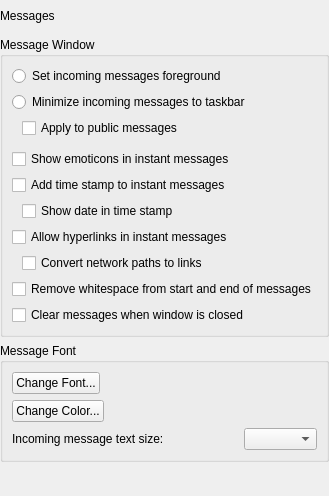
       <widget class="QWidget" name="pageMessages">
        <layout class="QVBoxLayout" name="verticalLayout_14">
         <property name="leftMargin">
          <number>0</number>
         </property>
         <property name="topMargin">
          <number>0</number>
         </property>
         <property name="rightMargin">
          <number>0</number>
         </property>
         <property name="bottomMargin">
          <number>0</number>
         </property>
         <item>
          <widget class="QLabel" name="lblMessagesPage">
           <property name="sizePolicy">
            <sizepolicy hsizetype="Preferred" vsizetype="Fixed">
             <horstretch>0</horstretch>
             <verstretch>0</verstretch>
            </sizepolicy>
           </property>
           <property name="minimumSize">
            <size>
             <width>0</width>
             <height>31</height>
            </size>
           </property>
           <property name="frameShape">
            <enum>QFrame::NoFrame</enum>
           </property>
           <property name="text">
            <string>Messages</string>
           </property>
          </widget>
         </item>
         <item>
          <widget class="QGroupBox" name="grpMsgWindow">
           <property name="title">
            <string>Message Window</string>
           </property>
           <layout class="QVBoxLayout" name="verticalLayout_12">
            <item>
             <widget class="QRadioButton" name="rdbMessageTop">
              <property name="text">
               <string>Set incoming messages foreground</string>
              </property>
             </widget>
            </item>
            <item>
             <widget class="QRadioButton" name="rdbMessageBottom">
              <property name="text">
               <string>Minimize incoming messages to taskbar</string>
              </property>
             </widget>
            </item>
            <item>
             <layout class="QHBoxLayout" name="horizontalLayout_32">
              <item>
               <spacer name="horizontalSpacer_30">
                <property name="orientation">
                 <enum>Qt::Horizontal</enum>
                </property>
                <property name="sizeType">
                 <enum>QSizePolicy::Fixed</enum>
                </property>
                <property name="sizeHint" stdset="0">
                 <size>
                  <width>10</width>
                  <height>20</height>
                 </size>
                </property>
               </spacer>
              </item>
              <item>
               <widget class="QCheckBox" name="chkPublicMessagePop">
                <property name="text">
                 <string>Apply to public messages</string>
                </property>
               </widget>
              </item>
             </layout>
            </item>
            <item>
             <spacer name="verticalSpacer_3">
              <property name="orientation">
               <enum>Qt::Vertical</enum>
              </property>
              <property name="sizeType">
               <enum>QSizePolicy::Fixed</enum>
              </property>
              <property name="sizeHint" stdset="0">
               <size>
                <width>20</width>
                <height>5</height>
               </size>
              </property>
             </spacer>
            </item>
            <item>
             <widget class="QCheckBox" name="chkEmoticon">
              <property name="text">
               <string>Show emoticons in instant messages</string>
              </property>
             </widget>
            </item>
            <item>
             <widget class="QCheckBox" name="chkMessageTime">
              <property name="text">
               <string>Add time stamp to instant messages</string>
              </property>
             </widget>
            </item>
            <item>
             <layout class="QHBoxLayout" name="horizontalLayout_7">
              <item>
               <spacer name="horizontalSpacer_5">
                <property name="orientation">
                 <enum>Qt::Horizontal</enum>
                </property>
                <property name="sizeType">
                 <enum>QSizePolicy::Fixed</enum>
                </property>
                <property name="sizeHint" stdset="0">
                 <size>
                  <width>10</width>
                  <height>20</height>
                 </size>
                </property>
               </spacer>
              </item>
              <item>
               <widget class="QCheckBox" name="chkMessageDate">
                <property name="text">
                 <string>Show date in time stamp</string>
                </property>
               </widget>
              </item>
             </layout>
            </item>
            <item>
             <widget class="QCheckBox" name="chkAllowLinks">
              <property name="text">
               <string>Allow hyperlinks in instant messages</string>
              </property>
             </widget>
            </item>
            <item>
             <layout class="QHBoxLayout" name="horizontalLayout_28">
              <item>
               <spacer name="horizontalSpacer_26">
                <property name="orientation">
                 <enum>Qt::Horizontal</enum>
                </property>
                <property name="sizeType">
                 <enum>QSizePolicy::Fixed</enum>
                </property>
                <property name="sizeHint" stdset="0">
                 <size>
                  <width>10</width>
                  <height>20</height>
                 </size>
                </property>
               </spacer>
              </item>
              <item>
               <widget class="QCheckBox" name="chkPathToLink">
                <property name="text">
                 <string>Convert network paths to links</string>
                </property>
               </widget>
              </item>
             </layout>
            </item>
            <item>
             <widget class="QCheckBox" name="chkTrimMessage">
              <property name="text">
               <string>Remove whitespace from start and end of messages</string>
              </property>
             </widget>
            </item>
            <item>
             <widget class="QCheckBox" name="chkClearOnClose">
              <property name="text">
               <string>Clear messages when window is closed</string>
              </property>
             </widget>
            </item>
           </layout>
          </widget>
         </item>
         <item>
          <widget class="QGroupBox" name="grpMsgFont">
           <property name="title">
            <string>Message Font</string>
           </property>
           <layout class="QVBoxLayout" name="verticalLayout_13">
            <item>
             <layout class="QHBoxLayout" name="horizontalLayout_8">
              <item>
               <widget class="QPushButton" name="btnFont">
                <property name="text">
                 <string>Change Font...</string>
                </property>
               </widget>
              </item>
              <item>
               <spacer name="horizontalSpacer_6">
                <property name="orientation">
                 <enum>Qt::Horizontal</enum>
                </property>
                <property name="sizeHint" stdset="0">
                 <size>
                  <width>40</width>
                  <height>20</height>
                 </size>
                </property>
               </spacer>
              </item>
             </layout>
            </item>
            <item>
             <layout class="QHBoxLayout" name="horizontalLayout_9">
              <item>
               <widget class="QPushButton" name="btnColor">
                <property name="text">
                 <string>Change Color...</string>
                </property>
               </widget>
              </item>
              <item>
               <spacer name="horizontalSpacer_7">
                <property name="orientation">
                 <enum>Qt::Horizontal</enum>
                </property>
                <property name="sizeHint" stdset="0">
                 <size>
                  <width>40</width>
                  <height>20</height>
                 </size>
                </property>
               </spacer>
              </item>
             </layout>
            </item>
            <item>
             <layout class="QHBoxLayout" name="horizontalLayout_10">
              <item>
               <widget class="QLabel" name="lblFontSize">
                <property name="text">
                 <string>Incoming message text size:</string>
                </property>
               </widget>
              </item>
              <item>
               <spacer name="horizontalSpacer_8">
                <property name="orientation">
                 <enum>Qt::Horizontal</enum>
                </property>
                <property name="sizeHint" stdset="0">
                 <size>
                  <width>40</width>
                  <height>20</height>
                 </size>
                </property>
               </spacer>
              </item>
              <item>
               <widget class="QComboBox" name="cboFontSize">
                <property name="sizePolicy">
                 <sizepolicy hsizetype="Expanding" vsizetype="Fixed">
                  <horstretch>0</horstretch>
                  <verstretch>0</verstretch>
                 </sizepolicy>
                </property>
               </widget>
              </item>
             </layout>
            </item>
           </layout>
          </widget>
         </item>
         <item>
          <spacer name="verticalSpacer_4">
           <property name="orientation">
            <enum>Qt::Vertical</enum>
           </property>
           <property name="sizeHint" stdset="0">
            <size>
             <width>20</width>
             <height>34</height>
            </size>
           </property>
          </spacer>
         </item>
        </layout>
       </widget>
